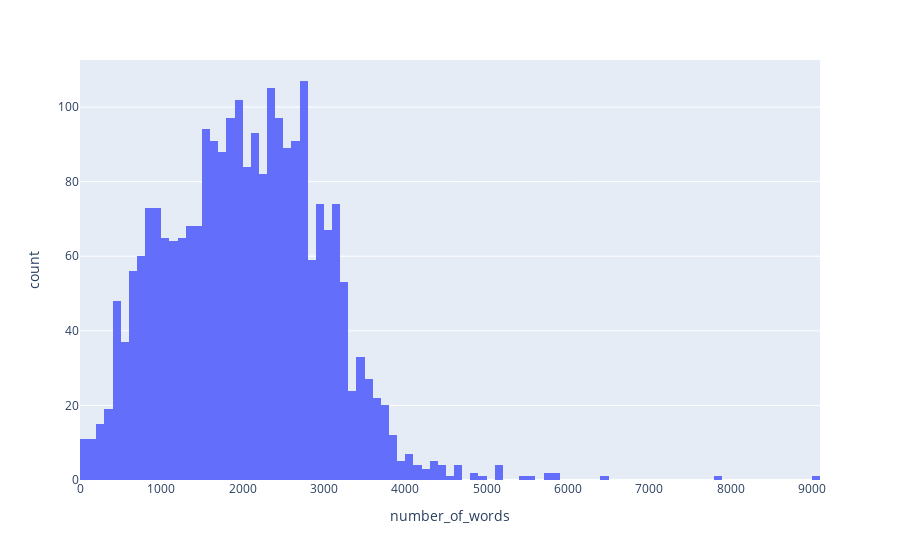

Notebook code cell kept with this figure:
### Markdown cell above
### ▶ Number of words in each talk

### Code cell
transcripts['number_of_words']= transcripts['transcript'].str.split().str.len()

fig = px.histogram(transcripts, x="number_of_words", hover_data=transcripts.columns)
fig.show()

### Figure 1 — Plotly figure (JSON) as saved in the notebook; plotly's stock layout.template omitted (floating-point values rounded to 4 significant figures; data arrays with more than 128 entries replaced by an {"elided": "..."} marker saying what was removed)
{"data": [{"alignmentgroup": "True", "bingroup": "x", "hovertemplate": "number_of_words=%{x}<br>count=%{y}<extra></extra>", "legendgroup": "", "marker": {"color": "#636efa", "pattern": {"shape": ""}}, "name": "", "offsetgroup": "", "orientation": "v", "showlegend": false, "type": "histogram", "x": {"elided": "2467 int values"}, "xaxis": "x", "yaxis": "y"}], "layout": {"barmode": "relative", "legend": {"tracegroupgap": 0}, "margin": {"t": 60}, "xaxis": {"anchor": "y", "domain": [0, 1], "title": {"text": "number_of_words"}}, "yaxis": {"anchor": "x", "domain": [0, 1], "title": {"text": "count"}}}}
